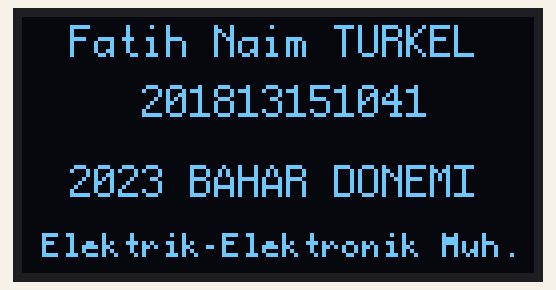
Recording of a sketch running on a simulated Arduino Uno, built with avr-gcc and run on an emulated ATmega328P. Parts: 128×64 one-colour display.

Above: at 0.6 s.
At 4.4 s:
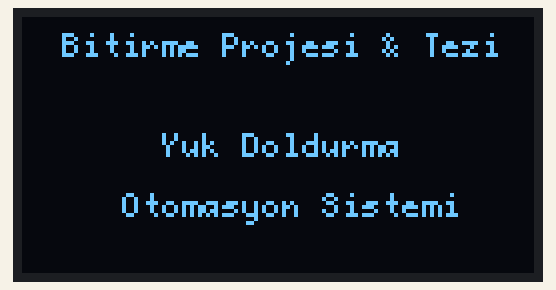

The sketch:

oled_test_1.ino
```cpp
#include "U8glib.h"
U8GLIB_SH1106_128X64 u8g(U8G_I2C_OPT_NONE);
//kırmızı A4, gri A5 pinlerine takılı

void draw(void) {
  u8g.setFont(u8g_font_profont12);
  u8g.setPrintPos(0, 10);
  u8g.print("  Fatih Naim TURKEL");
  u8g.setPrintPos(0, 25);
  u8g.print("     201813151041");
  u8g.setPrintPos(0, 45);
  u8g.print("  2023 BAHAR DONEMI");
    u8g.setFont(u8g_font_profont10);
  u8g.setPrintPos(0, 60);
  u8g.print(" Elektrik-Elektronik Muh.");

}

void draw2(void) {

  u8g.setFont(u8g_font_profont10);
  u8g.setPrintPos(0, 10);
  u8g.print("  Bitirme Projesi & Tezi");
  u8g.setPrintPos(0, 35);
  u8g.setFont(u8g_font_profont10);
  u8g.print("       Yuk Doldurma");
  u8g.setPrintPos(0, 50);
  u8g.setFont(u8g_font_profont10);
  u8g.print("     Otomasyon Sistemi");
}

void setup(void) {
}

void loop(void) {
  u8g.firstPage();
  do {
    draw();
  } while (u8g.nextPage() );
  delay(3500);
  u8g.firstPage();
  do {
    draw2();
  } while (u8g.nextPage());
  delay(3500);
}
```

Measured:
- what the display in image 0 shows lasts 3.8 s, from 0.5 s to 4.3 s
- what the display in image 1 shows lasts 4.0 s, from 4.3 s to 8.3 s
